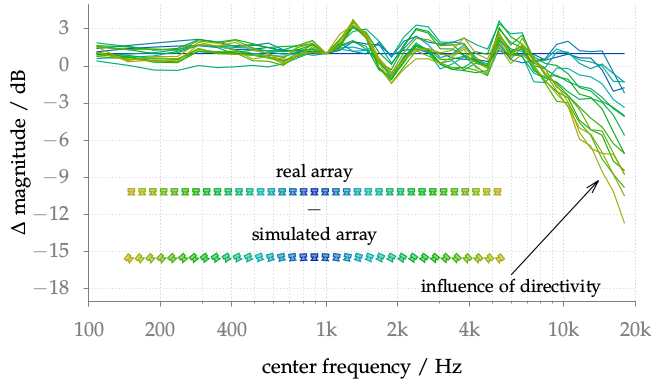

Source code (gnuplot):
#!/usr/bin/gnuplot
#
# FIGURE 4.6: Difference between the mag- nitude of the simulated and real
# loudspeaker array dependent on the center frequency of the auditory filter
# bank.
#
# AUTHOR:   Hagen Wierstorf
# SOFTWARE: gnuplot 5.0 patchlevel 3

reset
set macros
set loadpath '../../gnuplot' 'data' 'src'

load 'latex.cfg'
load 'border.cfg'
load 'grid.cfg'
set grid xtics ytics mxtics
load 'blgrrd.pal'

set terminal epslatex size 10.315cm,6.12cm color colortext @small
set output 'fig4_06.tex'

unset key
set tmargin 0
set rmargin 0
set lmargin 6

set logscale x

set xlabel 'center frequency / Hz'
set ylabel '$\Delta$ magnitude / dB' offset 1.5,0
set xrange [100:20000]
set yrange [-19:5]
set ytics 3 
set xtics 
set xtics add ('$100$' 100,'$200$' 200,'$400$' 400,'$1$k' 1000,'$2$k' 2000,'$4$k' 4000,'$10$k' 10000,'$20$k' 20000)

set multiplot

# large plot
set size 0.97,0.98
set label '\ft influence of directivity' at 6000,-17.815 center front
set arrow from 6000,-16.89 to 14000,-9.26 front
plot for [n=1:18] 'array_directivity.txt' u 1:(column(n)+1) w l ls n
unset label

# small plot with loudspeakers
set origin 0.05,0.035
set size 0.75,0.5
set label '\ft real array' at 0,0.35 center front
set xrange [-2.7:2.7]
set yrange [-2.2:0.2]
unset border; unset tics; unset xlabel; unset ylabel
unset logscale
call 'set_ls.plt' '-2.55' '0' '-1.5708' '1' '#ada400' '0.1'
call 'set_ls.plt' '-2.40' '0' '-1.5708' '1' '#99ad00' '0.1'
call 'set_ls.plt' '-2.25' '0' '-1.5708' '1' '#7cad00' '0.1'
call 'set_ls.plt' '-2.10' '0' '-1.5708' '1' '#5fad00' '0.1'
call 'set_ls.plt' '-1.95' '0' '-1.5708' '1' '#42ad00' '0.1'
call 'set_ls.plt' '-1.80' '0' '-1.5708' '1' '#25ad00' '0.1'
call 'set_ls.plt' '-1.65' '0' '-1.5708' '1' '#09ad00' '0.1'
call 'set_ls.plt' '-1.50' '0' '-1.5708' '1' '#00ad14' '0.1'
call 'set_ls.plt' '-1.35' '0' '-1.5708' '1' '#00ad31' '0.1'
call 'set_ls.plt' '-1.20' '0' '-1.5708' '1' '#00ad4e' '0.1'
call 'set_ls.plt' '-1.05' '0' '-1.5708' '1' '#00ad6b' '0.1'
call 'set_ls.plt' '-0.90' '0' '-1.5708' '1' '#00ad88' '0.1'
call 'set_ls.plt' '-0.75' '0' '-1.5708' '1' '#00ada4' '0.1'
call 'set_ls.plt' '-0.60' '0' '-1.5708' '1' '#0099ad' '0.1'
call 'set_ls.plt' '-0.45' '0' '-1.5708' '1' '#007cad' '0.1'
call 'set_ls.plt' '-0.30' '0' '-1.5708' '1' '#0060ad' '0.1'
call 'set_ls.plt' '-0.15' '0' '-1.5708' '1' '#0042ad' '0.1'
call 'set_ls.plt' '-0.00' '0' '-1.5708' '1' '#0025ad' '0.1'
call 'set_ls.plt' ' 0.15' '0' '-1.5708' '1' '#0042ad' '0.1'
call 'set_ls.plt' ' 0.30' '0' '-1.5708' '1' '#0060ad' '0.1'
call 'set_ls.plt' ' 0.45' '0' '-1.5708' '1' '#007cad' '0.1'
call 'set_ls.plt' ' 0.60' '0' '-1.5708' '1' '#0099ad' '0.1'
call 'set_ls.plt' ' 0.75' '0' '-1.5708' '1' '#00ada4' '0.1'
call 'set_ls.plt' ' 0.90' '0' '-1.5708' '1' '#00ad88' '0.1'
call 'set_ls.plt' ' 1.05' '0' '-1.5708' '1' '#00ad6b' '0.1'
call 'set_ls.plt' ' 1.20' '0' '-1.5708' '1' '#00ad4e' '0.1'
call 'set_ls.plt' ' 1.35' '0' '-1.5708' '1' '#00ad31' '0.1'
call 'set_ls.plt' ' 1.50' '0' '-1.5708' '1' '#00ad14' '0.1'
call 'set_ls.plt' ' 1.65' '0' '-1.5708' '1' '#09ad00' '0.1'
call 'set_ls.plt' ' 1.80' '0' '-1.5708' '1' '#25ad00' '0.1'
call 'set_ls.plt' ' 1.95' '0' '-1.5708' '1' '#42ad00' '0.1'
call 'set_ls.plt' ' 2.10' '0' '-1.5708' '1' '#5fad00' '0.1'
call 'set_ls.plt' ' 2.25' '0' '-1.5708' '1' '#7cad00' '0.1'
call 'set_ls.plt' ' 2.40' '0' '-1.5708' '1' '#99ad00' '0.1'
call 'set_ls.plt' ' 2.55' '0' '-1.5708' '1' '#ada400' '0.1'
plot 1/0

# small plot with loudspeakers
unset label
unset arrow
unset object
set origin 0.05,0.0
set size 0.75,0.5
set label '$-$' at 0,0.7 center front
set label '\ft simulated array' at 0,0.35 center front
set xrange [-2.7:2.7]
set yrange [-1.3:0.9]
unset border; unset tics; unset xlabel; unset ylabel
unset logscale
call 'set_ls.plt' '-2.55' '0' '-0.6651' '1' '#ada400' '0.1'
call 'set_ls.plt' '-2.40' '0' '-0.6947' '1' '#99ad00' '0.1'
call 'set_ls.plt' '-2.25' '0' '-0.7266' '1' '#7cad00' '0.1'
call 'set_ls.plt' '-2.10' '0' '-0.7610' '1' '#5fad00' '0.1'
call 'set_ls.plt' '-1.95' '0' '-0.7980' '1' '#42ad00' '0.1'
call 'set_ls.plt' '-1.80' '0' '-0.8379' '1' '#25ad00' '0.1'
call 'set_ls.plt' '-1.65' '0' '-0.8810' '1' '#09ad00' '0.1'
call 'set_ls.plt' '-1.50' '0' '-0.9273' '1' '#00ad14' '0.1'
call 'set_ls.plt' '-1.35' '0' '-0.9770' '1' '#00ad31' '0.1'
call 'set_ls.plt' '-1.20' '0' '-1.0304' '1' '#00ad4e' '0.1'
call 'set_ls.plt' '-1.05' '0' '-1.0873' '1' '#00ad6b' '0.1'
call 'set_ls.plt' '-0.90' '0' '-1.1479' '1' '#00ad88' '0.1'
call 'set_ls.plt' '-0.75' '0' '-1.2120' '1' '#00ada4' '0.1'
call 'set_ls.plt' '-0.60' '0' '-1.2793' '1' '#0099ad' '0.1'
call 'set_ls.plt' '-0.45' '0' '-1.3495' '1' '#007cad' '0.1'
call 'set_ls.plt' '-0.30' '0' '-1.4219' '1' '#0060ad' '0.1'
call 'set_ls.plt' '-0.15' '0' '-1.4959' '1' '#0042ad' '0.1'
call 'set_ls.plt' '-0.00' '0' '-1.5708' '1' '#0025ad' '0.1' # center
call 'set_ls.plt' ' 0.15' '0' '-1.6457' '1' '#0042ad' '0.1'
call 'set_ls.plt' ' 0.30' '0' '-1.7197' '1' '#0060ad' '0.1'
call 'set_ls.plt' ' 0.45' '0' '-1.7921' '1' '#007cad' '0.1'
call 'set_ls.plt' ' 0.60' '0' '-1.8623' '1' '#0099ad' '0.1'
call 'set_ls.plt' ' 0.75' '0' '-1.9296' '1' '#00ada4' '0.1'
call 'set_ls.plt' ' 0.90' '0' '-1.9937' '1' '#00ad88' '0.1'
call 'set_ls.plt' ' 1.05' '0' '-2.0542' '1' '#00ad6b' '0.1'
call 'set_ls.plt' ' 1.20' '0' '-2.1112' '1' '#00ad4e' '0.1'
call 'set_ls.plt' ' 1.35' '0' '-2.1645' '1' '#00ad31' '0.1'
call 'set_ls.plt' ' 1.50' '0' '-2.2143' '1' '#00ad14' '0.1'
call 'set_ls.plt' ' 1.65' '0' '-2.2606' '1' '#09ad00' '0.1'
call 'set_ls.plt' ' 1.80' '0' '-2.3036' '1' '#25ad00' '0.1'
call 'set_ls.plt' ' 1.95' '0' '-2.3435' '1' '#42ad00' '0.1'
call 'set_ls.plt' ' 2.10' '0' '-2.3806' '1' '#5fad00' '0.1'
call 'set_ls.plt' ' 2.25' '0' '-2.4150' '1' '#7cad00' '0.1'
call 'set_ls.plt' ' 2.40' '0' '-2.4469' '1' '#99ad00' '0.1'
call 'set_ls.plt' ' 2.55' '0' '-2.4765' '1' '#ada400' '0.1'
plot 1/0

unset multiplot

call 'plot.plt' 'fig4_06'
